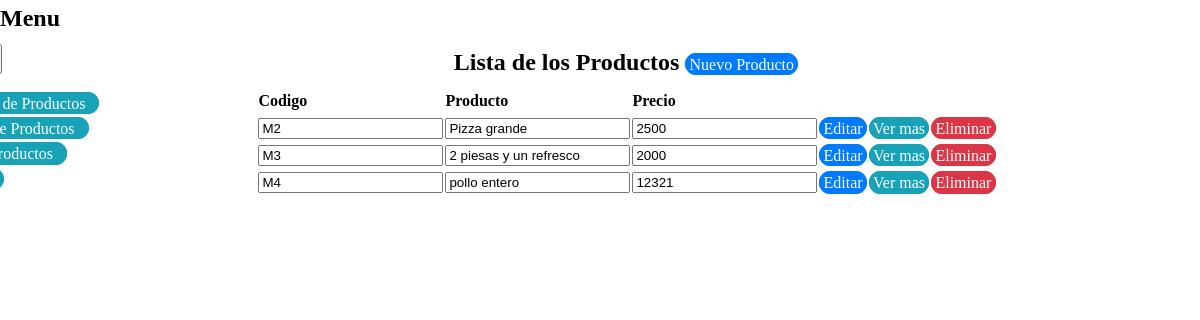
Before: /view/registroproducto/RegistroProducto.php with the older database file.
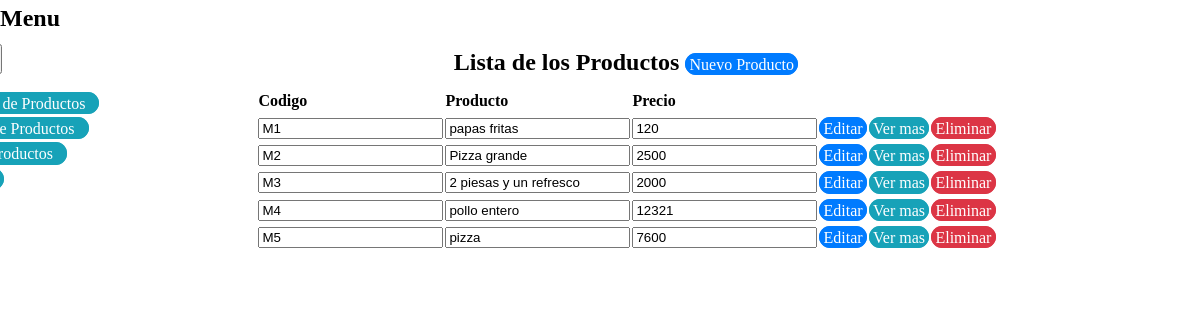
After: the same page with the newer database file.
### tables this page shows
CREATE TABLE `tbproductos` (
  `productoid` int(11) NOT NULL,
  `productodescripcion` text NOT NULL,
  `productocodigo` varchar(50) NOT NULL,
  `productonombre` varchar(50) NOT NULL,
  `productoprecio` varchar(50) NOT NULL,
  `tamanioid` varchar(50) NOT NULL,
  `productoestado` varchar(50) NOT NULL
);

### business/productobusiness/ProductoBusiness.php (called while the page is built, shortened)
<?php
class ProductoBusiness {
    private $DataProducto;
    public function ProductoBusiness() {
        require_once '../../data/dataproducto/DataProducto.php';
        $this->DataProducto = new DataProducto();
    }
    public function mostrarProductos() {
        return $this->DataProducto->mostrarProductos();
    }
}
?>

### data/dataproducto/DataProducto.php (called while the page is built, shortened)
<?php
class DataProducto {
    private $conexion;
    function DataProducto() {
        include_once '../../data/dbconexion/Conexion.php';
        $this->conexion = new Conexion();
    }
    function mostrarProductos() {
        if ($this->conexion->crearConexion()->set_charset('utf8')) {
            $array = array();
            $mostrarproductos = $this->conexion->crearConexion()->query("SELECT * "
            . "FROM `tbproductos` WHERE productoestado=1;");
            $this->conexion->cerrarConexion();
            while ($resultado = $mostrarproductos->fetch_assoc()) {
                array_push($array, $resultado);
            }
            return $array;
        }
    }
}

### data/dbconexion/Conexion.php (called while the page is built, shortened)
<?php
class Conexion {
    private $server;
    private $user;
    private $password;
    private $dbname;
    function Conexion(){
        $this->server = "localhost";
        $this->user = "root";
        $this->password = "";
        $this->dbname = "bdexpressdjb";
    }
    function crearConexion(){
        $this->conexion  = mysqli_connect($this->server,$this->user,$this->password,$this->dbname);
        return $this->conexion;
    }
}

### view/registroproducto/RegistroProducto.php (the view, shortened to what this page needs)
<!DOCTYPE html>
<head>
    <link rel="stylesheet" href="../../css/estilo.css">
    <link rel="stylesheet" href="../../css/menu.css" >
    <?php
    include '../../business/productobusiness/ProductoBusiness.php';
    ?>
</head>
<body>
    <div class="menu">
        <?php
        include("menuProductos.php");
        ?>
    </div>
    <?php
    $productoBusiness = new ProductoBusiness();
    $allBusiness = $productoBusiness->mostrarProductos();
    ?>
    <div class="col-sm-7 col-md-7">
        <div class="well panel panel-info">
            <div class="form-group">
                <center><h2>Lista de los Productos
                        <a href="?action=registrar" class="btn btn-primary">Nuevo Producto</a>
                    </h2></center>
                <center><form  action="../../business/productoaccion/ProductoAccion.php" method="Post" >
                        <table>
                            <thead>
                                <tr><th></th>
                                    <th>Codigo</th>
                                    <th>Producto</th>
                                    <th>Precio</th>
                                </tr>
                            </thead>
                            <?php foreach ($allBusiness as $current): ?>
                                <tr><td><input type="hidden" name="productoid" id="productoid" value="<?php echo $current['productoid']; ?>"></td>
                                    <td><input type="text" id="productocodigo" name="productocodigo" class="productocodigo"  value="<?php echo $current['productocodigo']; ?>" readonly/> </td>
                                    <td><input type="text" id="productonombre" name="productonombre" class="productonombre" value="<?php echo $current['productonombre']; ?>" readonly/> </td>
                                    <td><input type="text" id="productoprecio" name="productoprecio" class="productoprecio" value="<?php echo $current['productoprecio']; ?>" readonly/> </td>
                                    <td><a href="?action=editar&id=<?php echo $current['productoid']; ?> " class="btn btn-primary">Editar</a></td>
                                    <td><a href="?action=ver&id=<?php echo $current['productoid']; ?> " class="btn btn-info">Ver mas</a></td>
                                    <td><a href="?action=eliminar&id=<?php echo $current['productoid']; ?> " class="btn btn-danger">Eliminar</a></td>
                                </tr>
                            <?php endforeach ?>
                        </table>
                    </form></center>
            </div>
        </div>
    </div>
</body>
</html>

Changed rows visible on the page:
now on this page (row edited): tbproductos: productocodigo "M1", productonombre "papas fritas", productoprecio "120"
now on this page (row edited): tbproductos: productocodigo "M5", productonombre "pizza", productoprecio "7600"
